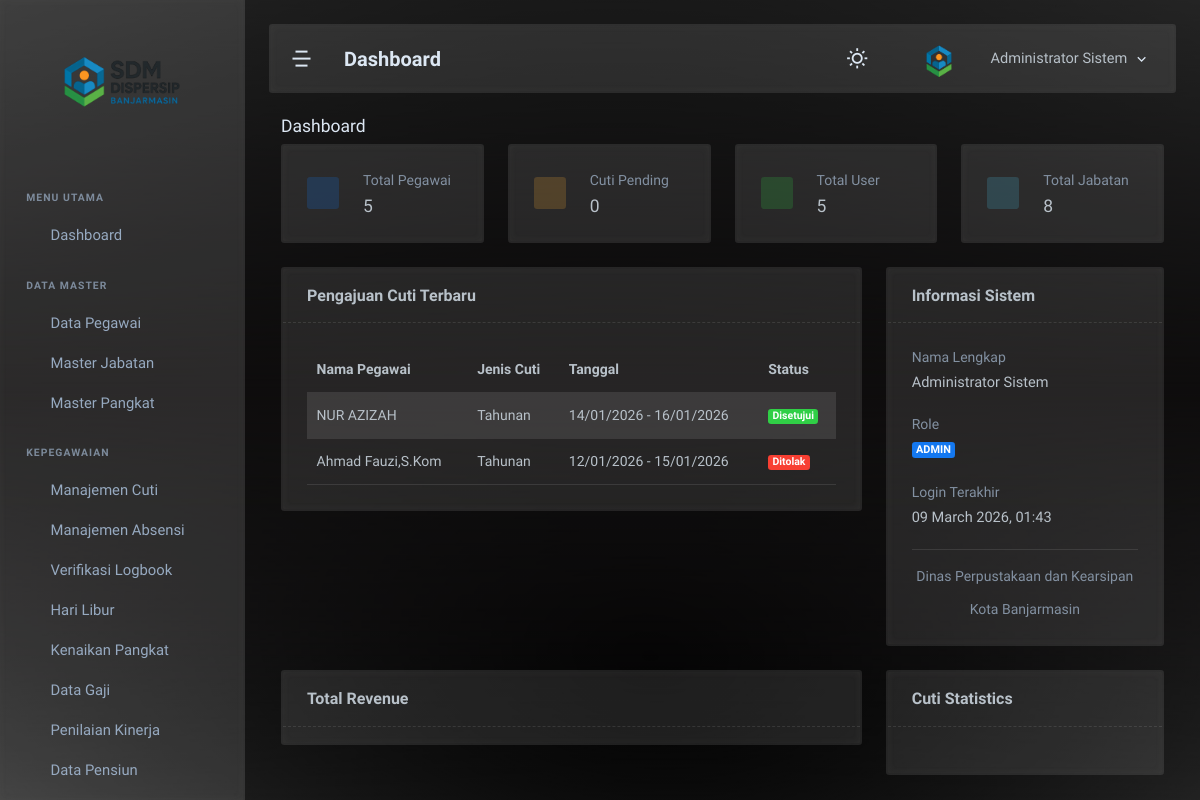
Page /admin/dashboard.php (signed in) on the earlier database version.
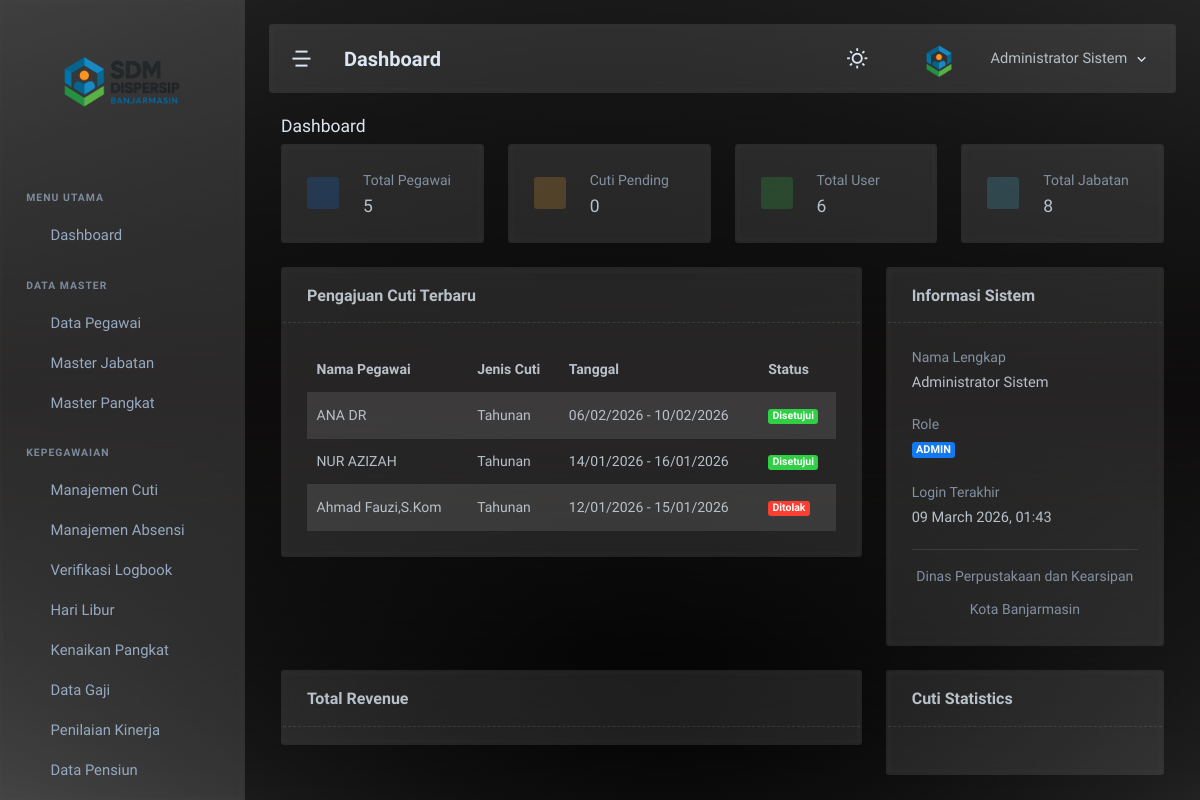
Same page on the later database version.
### tables this page shows
CREATE TABLE `cuti` (
  `cuti_id` int NOT NULL,
  `pegawai_id` int NOT NULL,
  `jenis_cuti` enum('Tahunan','Sakit','Melahirkan','Penting','Besar') DEFAULT 'Tahunan',
  `tgl_mulai` date NOT NULL,
  `tgl_selesai` date NOT NULL,
  `lama_hari` int NOT NULL,
  `alasan` text,
  `disposisi` text,
  `alasan_ditolak` text,
  `status` enum('Menunggu','Disetujui','Ditolak') DEFAULT 'Menunggu',
  `verifikator_user_id` int DEFAULT NULL,
  `verified_at` datetime DEFAULT NULL,
  `created_at` datetime DEFAULT CURRENT_TIMESTAMP,
  `updated_at` datetime DEFAULT CURRENT_TIMESTAMP ON UPDATE CURRENT_TIMESTAMP
);

CREATE TABLE `pegawai` (
  `pegawai_id` int NOT NULL,
  `user_id` int DEFAULT NULL,
  `nik` varchar(20) NOT NULL,
  `nip` varchar(30) DEFAULT NULL,
  `nama_lengkap` varchar(150) NOT NULL,
  `jk` enum('L','P') NOT NULL,
  `tgl_lahir` date DEFAULT NULL,
  `status_kepegawaian` enum('PNS','PPPK','Honorer','Kontrak') NOT NULL,
  `jabatan_id` int DEFAULT NULL,
  `pangkat_id` int DEFAULT NULL,
  `tgl_mulai_kerja` date DEFAULT NULL,
  `alamat` text,
  `status_aktif` enum('Aktif','Pensiun','Pindah','Meninggal','Nonaktif') DEFAULT 'Aktif',
  `tmt_pensiun` date DEFAULT NULL,
  `created_at` datetime DEFAULT CURRENT_TIMESTAMP,
  `updated_at` datetime DEFAULT CURRENT_TIMESTAMP ON UPDATE CURRENT_TIMESTAMP
);

### admin/dashboard.php (the view, shortened to what the changed rows need)
<?php
require_once '../config/koneksi.php';
if ($_SESSION['role'] == 'admin' || $_SESSION['role'] == 'verifikator') {
    $total_pegawai = mysqli_fetch_assoc(mysqli_query($koneksi, "SELECT COUNT(*) as total FROM pegawai WHERE status_aktif = 'Aktif'"))['total'];
    $total_cuti_pending = mysqli_fetch_assoc(mysqli_query($koneksi, "SELECT COUNT(*) as total FROM cuti WHERE status = 'Menunggu'"))['total'];
    $total_users = mysqli_fetch_assoc(mysqli_query($koneksi, "SELECT COUNT(*) as total FROM users WHERE status = 'Aktif'"))['total'];
    $total_jabatan = mysqli_fetch_assoc(mysqli_query($koneksi, "SELECT COUNT(*) as total FROM master_jabatan"))['total'];
}
include '../includes/header.php';
?>
<div class="page-container">
    <div class="page-content">
        <div class="container-xxl">
            <?php if ($_SESSION['role'] == 'admin' || $_SESSION['role'] == 'verifikator'): ?>
            <div class="row">
                <div class="col-md-6 col-xl-3">
                    <div class="card">
                        <div class="card-body">
                            <div class="d-flex align-items-center">
                                <div class="flex-shrink-0 me-3">
                                    <div class="avatar-sm">
                                        <span class="avatar-title bg-primary-subtle text-primary rounded">
                                            <i class="ti ti-users fs-24"></i>
                                        </span>
                                    </div>
                                </div>
                                <div class="flex-grow-1">
                                    <p class="text-muted mb-1">Total Pegawai</p>
                                    <h4 class="mb-0"><?php echo $total_pegawai; ?></h4>
                                </div>
                            </div>
                        </div>
                    </div>
                </div>
                <div class="col-md-6 col-xl-3">
                    <div class="card">
                        <div class="card-body">
                            <div class="d-flex align-items-center">
                                <div class="flex-shrink-0 me-3">
                                    <div class="avatar-sm">
                                        <span class="avatar-title bg-warning-subtle text-warning rounded">
                                            <i class="ti ti-calendar-event fs-24"></i>
                                        </span>
                                    </div>
                                </div>
                                <div class="flex-grow-1">
                                    <p class="text-muted mb-1">Cuti Pending</p>
                                    <h4 class="mb-0"><?php echo $total_cuti_pending; ?></h4>
                                </div>
                            </div>
                        </div>
                    </div>
                </div>
                <div class="col-md-6 col-xl-3">
                    <div class="card">
                        <div class="card-body">
                            <div class="d-flex align-items-center">
                                <div class="flex-shrink-0 me-3">
                                    <div class="avatar-sm">
                                        <span class="avatar-title bg-success-subtle text-success rounded">
                                            <i class="ti ti-user-shield fs-24"></i>
                                        </span>
                                    </div>
                                </div>
                                <div class="flex-grow-1">
                                    <p class="text-muted mb-1">Total User</p>
                                    <h4 class="mb-0"><?php echo $total_users; ?></h4>
                                </div>
                            </div>
                        </div>
                    </div>
                </div>
                <div class="col-md-6 col-xl-3">
                    <div class="card">
                        <div class="card-body">
                            <div class="d-flex align-items-center">
                                <div class="flex-shrink-0 me-3">
                                    <div class="avatar-sm">
                                        <span class="avatar-title bg-info-subtle text-info rounded">
                                            <i class="ti ti-briefcase fs-24"></i>
                                        </span>
                                    </div>
                                </div>
                                <div class="flex-grow-1">
                                    <p class="text-muted mb-1">Total Jabatan</p>
                                    <h4 class="mb-0"><?php echo $total_jabatan; ?></h4>
                                </div>
                            </div>
                        </div>
                    </div>
                </div>
            </div>
            <?php endif; ?>
            <div class="row">
                <div class="col-lg-8">
                    <div class="card">
                        <div class="card-body">
                            <div class="table-responsive-sm">
                                <table class="table table-striped mb-0">
                                    <thead>
                                        <tr>
                                            <th>Nama Pegawai</th>
                                            <th>Jenis Cuti</th>
                                            <th>Tanggal</th>
                                            <th>Status</th>
                                        </tr>
                                    </thead>
                                    <tbody>
                                        <?php
                                        $query_cuti = "SELECT c.*, p.nama_lengkap
                                                      FROM cuti c
                                                      JOIN pegawai p ON c.pegawai_id = p.pegawai_id";
                                        $query_cuti .= " ORDER BY c.created_at DESC LIMIT 5";
                                        $result_cuti = mysqli_query($koneksi, $query_cuti);
                                        if (mysqli_num_rows($result_cuti) > 0):
                                            while ($cuti = mysqli_fetch_assoc($result_cuti)):
                                                $badge_class = $cuti['status'] == 'Disetujui' ? 'success' : ($cuti['status'] == 'Ditolak' ? 'danger' : 'warning');
                                        ?>
                                        <tr>
                                            <td><?php echo $cuti['nama_lengkap']; ?></td>
                                            <td><?php echo $cuti['jenis_cuti']; ?></td>
                                            <td><?php echo date('d/m/Y', strtotime($cuti['tgl_mulai'])); ?> - <?php echo date('d/m/Y', strtotime($cuti['tgl_selesai'])); ?></td>
                                            <td><span class="badge bg-<?php echo $badge_class; ?>"><?php echo $cuti['status']; ?></span></td>
                                        </tr>
                                        <?php
                                            endwhile;
                                        else:
                                        ?>
                                        <tr>
                                            <td colspan="4" class="text-center">Tidak ada data cuti</td>
                                        </tr>
                                        <?php endif; ?>
                                    </tbody>
                                </table>
                            </div>
                        </div>
                    </div>
                </div>
            </div>
        </div>
    </div>
</div>
<?php
include '../includes/footer.php';
?>

Differences in the rows shown:
added cuti: pegawai.nama_lengkap "ANA DR", jenis_cuti "Tahunan", tgl_mulai "06/02/2026", tgl_selesai "10/02/2026", status "Disetujui"
Other differences:
$total_users: "5" → "6"
